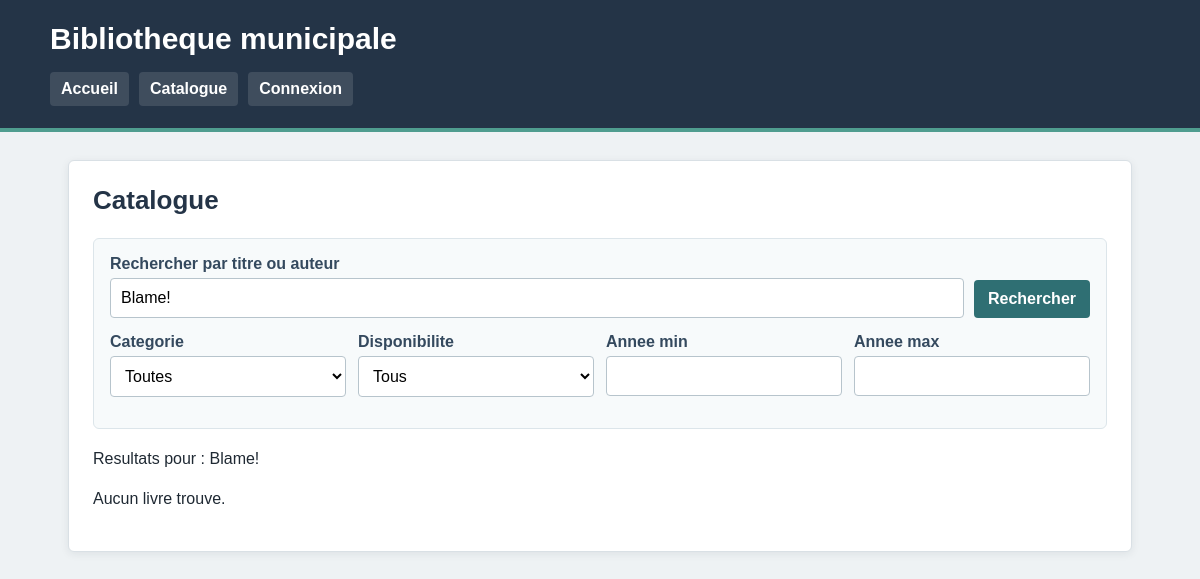
/catalogue.php?recherche=Blame!, run on an earlier commit of the app's database.
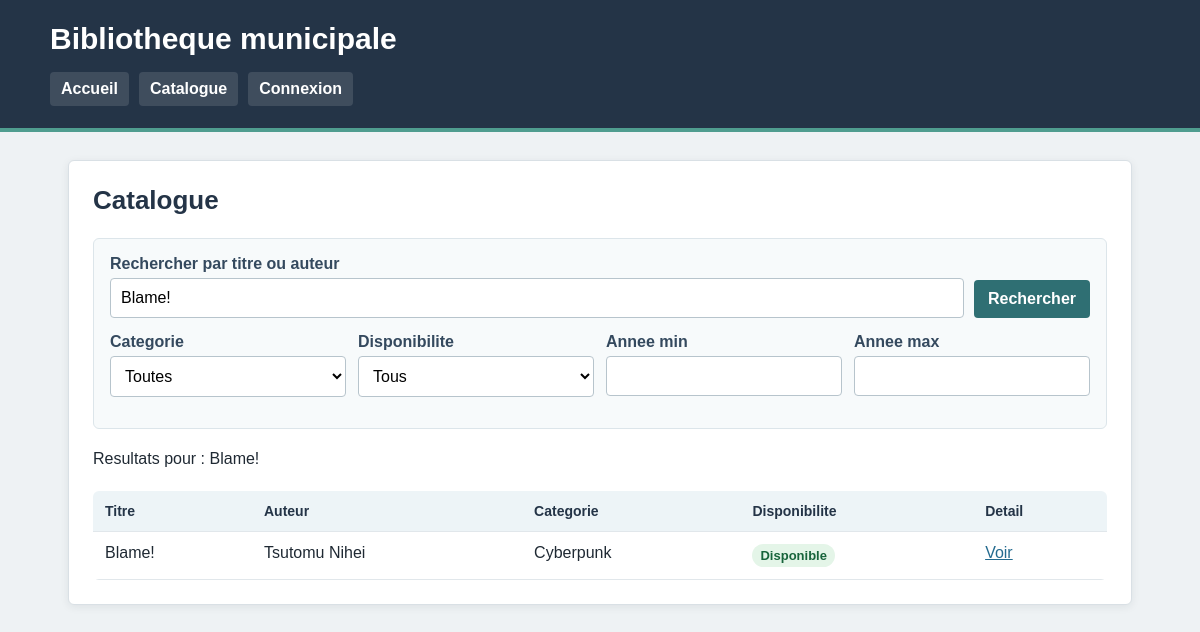
And on a later commit of the database.
### tables this page shows
CREATE TABLE livres (
    id INT AUTO_INCREMENT PRIMARY KEY,
    titre VARCHAR(200) NOT NULL,
    auteur VARCHAR(150) NOT NULL,
    isbn VARCHAR(30) NOT NULL UNIQUE,
    annee_publication INT NULL,
    resume TEXT,
    categorie_id INT,
    disponible TINYINT(1) NOT NULL DEFAULT 1,
    FOREIGN KEY (categorie_id) REFERENCES categories(id)
);

CREATE TABLE categories (
    id INT AUTO_INCREMENT PRIMARY KEY,
    nom VARCHAR(100) NOT NULL UNIQUE
);

### public/catalogue.php (the view, shortened to what this page needs)
<?php
$pdo = connexionBDD();
$recherche = trim($_GET['recherche'] ?? '');
$annee_min = trim($_GET['annee_min'] ?? '');
$annee_max = trim($_GET['annee_max'] ?? '');
$conditions = [];
$parametres = [];
if ($recherche !== '') {
    $conditions[] = "(LOWER(livres.titre) LIKE LOWER(:recherche) OR LOWER(livres.auteur) LIKE LOWER(:recherche))";
    $parametres['recherche'] = '%' . $recherche . '%';
}
$sql = "SELECT livres.*, categories.nom AS categorie
        FROM livres
        LEFT JOIN categories ON livres.categorie_id = categories.id";
if (count($conditions) > 0) {
    $sql .= " WHERE " . implode(" AND ", $conditions);
}
$sql .= " ORDER BY livres.titre";
$requete = $pdo->prepare($sql);
$requete->execute($parametres);
$livres = $requete->fetchAll(PDO::FETCH_ASSOC);
include __DIR__ . '/../templates/header.php';
?>
<section class="bloc">
    <h2>Catalogue</h2>
    <form method="get" class="formulaire-recherche">
        <label for="recherche">Rechercher par titre ou auteur</label>
        <div class="ligne-formulaire">
            <input type="text" id="recherche" name="recherche" value="<?= htmlspecialchars($recherche) ?>">
            <button type="submit">Rechercher</button>
        </div>
        <div class="grille-formulaire">
            <div>
                <label for="categorie_id">Categorie</label>
                <select id="categorie_id" name="categorie_id">
                    <option value="0">Toutes</option>
                </select>
            </div>
            <div>
                <label for="disponible">Disponibilite</label>
                <select id="disponible" name="disponible">
                    <option value="">Tous</option>
                </select>
            </div>
            <div>
                <label for="annee_min">Annee min</label>
                <input type="number" id="annee_min" name="annee_min" value="<?= htmlspecialchars($annee_min) ?>">
            </div>
            <div>
                <label for="annee_max">Annee max</label>
                <input type="number" id="annee_max" name="annee_max" value="<?= htmlspecialchars($annee_max) ?>">
            </div>
        </div>
    </form>
    <?php if ($recherche !== ''): ?>
        <p>Resultats pour : <?= htmlspecialchars($recherche) ?></p>
    <?php endif; ?>
    <?php if (count($livres) === 0): ?>
        <p>Aucun livre trouve.</p>
    <?php else: ?>
        <table>
            <thead>
                <tr>
                    <th>Titre</th>
                    <th>Auteur</th>
                    <th>Categorie</th>
                    <th>Disponibilite</th>
                    <th>Detail</th>
                </tr>
            </thead>
            <tbody>
                <?php foreach ($livres as $livre): ?>
                    <tr>
                        <td><?= htmlspecialchars($livre['titre']) ?></td>
                        <td><?= htmlspecialchars($livre['auteur']) ?></td>
                        <td><?= htmlspecialchars($livre['categorie'] ?? 'Non classe') ?></td>
                        <td>
                            <?php if ($livre['disponible']): ?>
                                <span class="disponible">Disponible</span>
                            <?php else: ?>
                                <span class="indisponible">Indisponible</span>
                            <?php endif; ?>
                        </td>
                        <td><a href="livre.php?id=<?= (int) $livre['id'] ?>">Voir</a></td>
                    </tr>
                <?php endforeach; ?>
            </tbody>
        </table>
    <?php endif; ?>
</section>
<?php include __DIR__ . '/../templates/footer.php'; ?>

What changed in the data, as far as the page shows it:
now on this page (row edited): livres: titre "Blame!", auteur "Tsutomu Nihei", categorie.nom "Cyberpunk", disponible "Disponible"
Also different on the page:
text no longer shown: "Aucun livre trouve."
text now shown: "Titre Auteur Categorie Disponibilite Detail"
